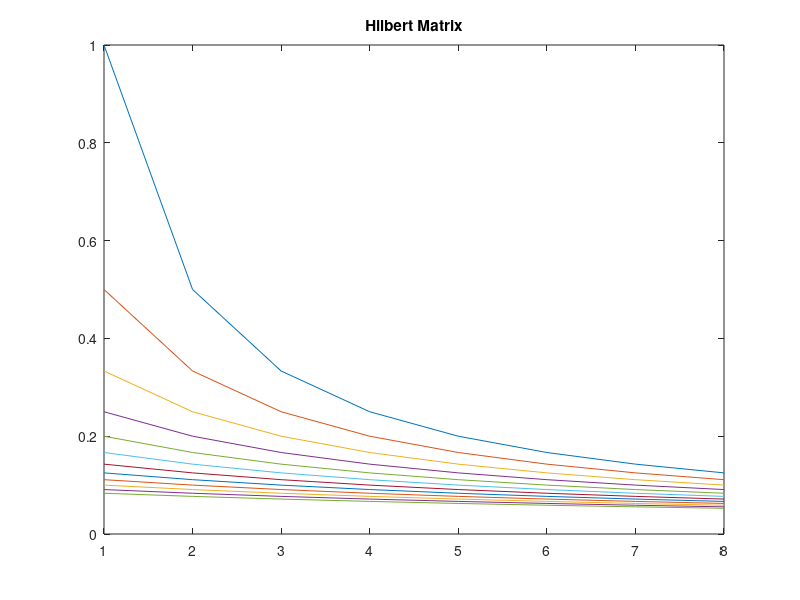
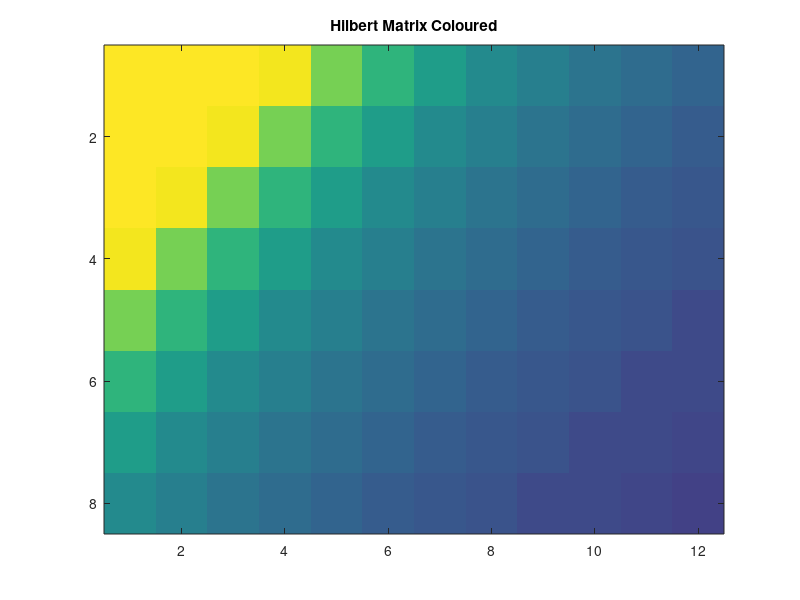

MATLAB code for these plots, in order:
% Some matrix stuff....

A = [2,3,-3; 1,4,2; 5,1,4] %#ok<*NOPTS>
% Find the determinant
det_A = det(A)
% Find the adjugate
adj_A1 = pinv(A)*det_A

% Create a Hilbert matrix
% http://en.wikipedia.org/wiki/Hilbert_matrix)
% http://mathworld.wolfram.com/HilbertMatrix.html
hilbsizeRows = 8;
hilbsizeCols = 12;
M = ones(hilbsizeRows, hilbsizeCols);

for i = 1:hilbsizeRows
    for j = 1:hilbsizeCols
        M(i, j) = 1 / (i + j - 1);
    end
end

figure();
plot(M);
title('Hilbert Matrix');

figure();
image(M * 255);
title('Hilbert Matrix Coloured');
%M

        
